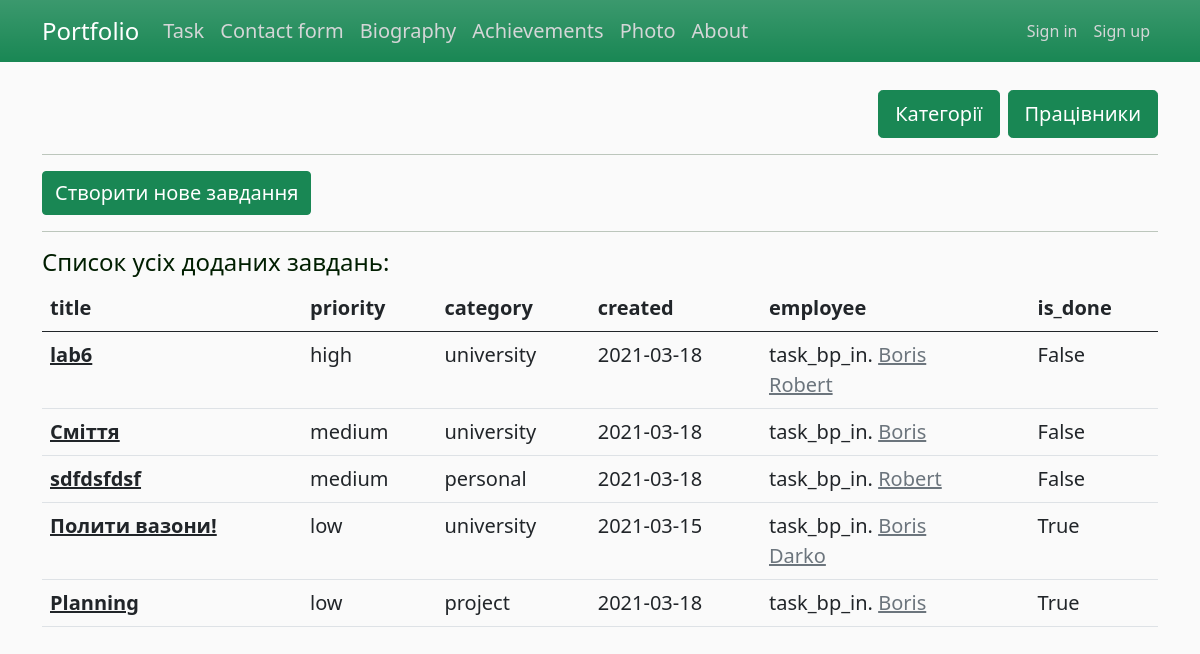
Page /tsk/task on the earlier database version.
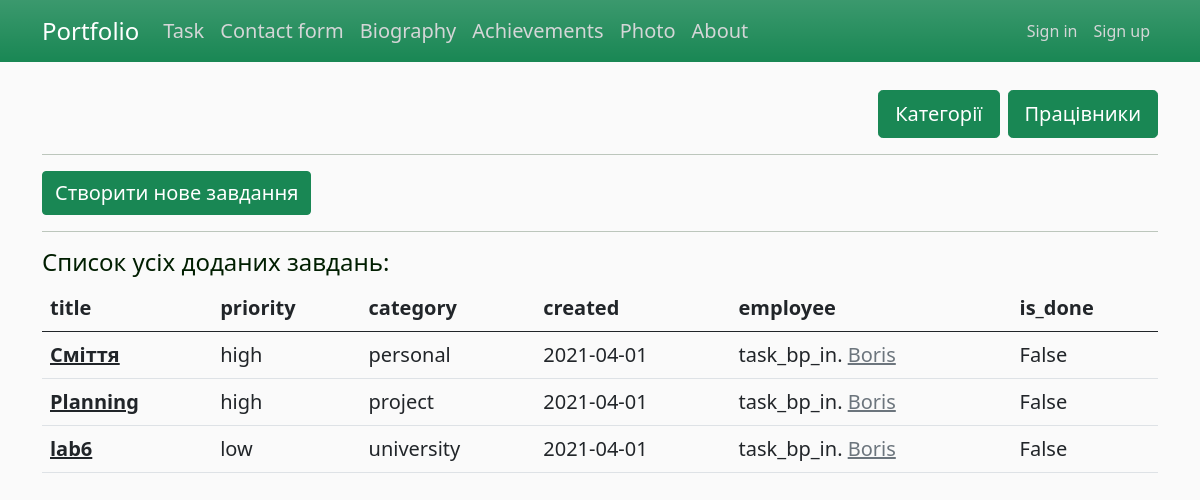
Same page on the later database version.
### app/task/models.py (models this page shows, shortened)
class Task(db.Model):
    id = db.Column(db.Integer, primary_key=True)
    title = db.Column(db.String(80), nullable=False)
    description = db.Column(db.Text, nullable=False)
    created = db.Column(db.DateTime, default=datetime.utcnow)
    priority = db.Column(db.Enum(EnumPriority), default='low')
    is_done = db.Column(db.Boolean, default=False)
    category_id = db.Column(db.Integer(), db.ForeignKey('category.id'))

class Category(db.Model):
    id = db.Column(db.Integer, primary_key=True)
    name = db.Column(db.String(255), nullable=False, unique=True)
    tasks = db.relationship('Task', backref='categor', lazy='dynamic')

class Employee(db.Model):  # many to many з Tasks
    id = db.Column(db.Integer, primary_key=True)
    name = db.Column(db.String(25), nullable=False, unique=True)
    count_of_compltd_task = db.Column(db.Integer, nullable=False, default=0)
    tasks_todo = db.relationship('Task', secondary=many_to_many, backref=db.backref('for_empl'))

### app/task/views.py (the view)
@task_bp.route("/task")
def task_all():
    print("task_all")
    all_tasks = Task.query.order_by(case(value=Task.priority, whens={'low': 0, 'medium': 1, 'high': 2}).desc(),
                                    Task.created).all()
    print(','.join(t.name for t in all_tasks[0].for_empl))
    return render_template('task_all.html', title='Завдання', all_tasks=all_tasks)

### app/task/templates/task/task_all.html
{% extends "layout.html" %}
{% block content %}
    {% from "_render_field.html" import render_field %}
    <div class="d-grid gap-2 d-md-flex justify-content-md-end">
        <a href="{{url_for('task_bp_in.category')}}" class="btn btn-success btn-lg fs-5"> Категорії </a>
        <a href="{{url_for('task_bp_in.employee_create')}}" class="btn btn-success btn-lg fs-5"> Працівники </a>
    </div>
    <hr>
    <a href="{{url_for('task_bp_in.task_create')}}" class="btn btn-success fs-5"> Створити нове завдання </a>
    <hr>
    <h4>Cписок усіх доданих завдань:</h4>
    <table class="table table-hover">
      <thead>
        <tr>
          <th scope="col">title</th>
          <th scope="col">priority</th>
            <th scope="col">category</th>
          <th scope="col">created</th>
            <th scope="col">employee</th>
            <th scope="col">is_done</th>
        </tr>
      </thead>
      <tbody>
        {% for task in all_tasks %}
            <tr>
              <th><a href="{{url_for('task_bp_in.task_detail', id=task.id)}}" class="link-dark"> {{ task.title }}</a></th>
              <td>{{ task.priority.name }}</td>
                <td>{{ task.categor.name }}</td>
              <td>{{ task.created.strftime('%Y-%m-%d') | safe}}</td>
                <td>task_bp_in.
                    {% for t in task.for_empl %}
                        <a href="{{url_for('task_bp_in.employee_profile', id=t.id)}}" class="link-secondary"> {{ t.name }}</a><br>
                    {% endfor %}
                </td>
                <td>{{ task.is_done }}</td>
            </tr>
        {% endfor %}
      </tbody>
    </table>
{% endblock content %}

Differences in the rows shown:
removed Employee: name "Robert"
removed Task: title "sdfdsfdsf", priority.name "medium", categor.name "personal", created "2021-03-18", is_done "False"
removed Task: title "Полити вазони!", priority.name "low", categor.name "university", created "2021-03-15", is_done "True", Employee (name "Boris")
removed Employee: name "Darko", shown under "Полити вазони!"
changed Task "Сміття": priority.name "medium" → "high"; categor.name "university" → "personal"; created "2021-03-18" → "2021-04-01"
changed Task "Planning": priority.name "low" → "high"; created "2021-03-18" → "2021-04-01"; is_done "True" → "False"
changed Task "lab6": priority.name "high" → "low"; created "2021-03-18" → "2021-04-01"; moves down the list
